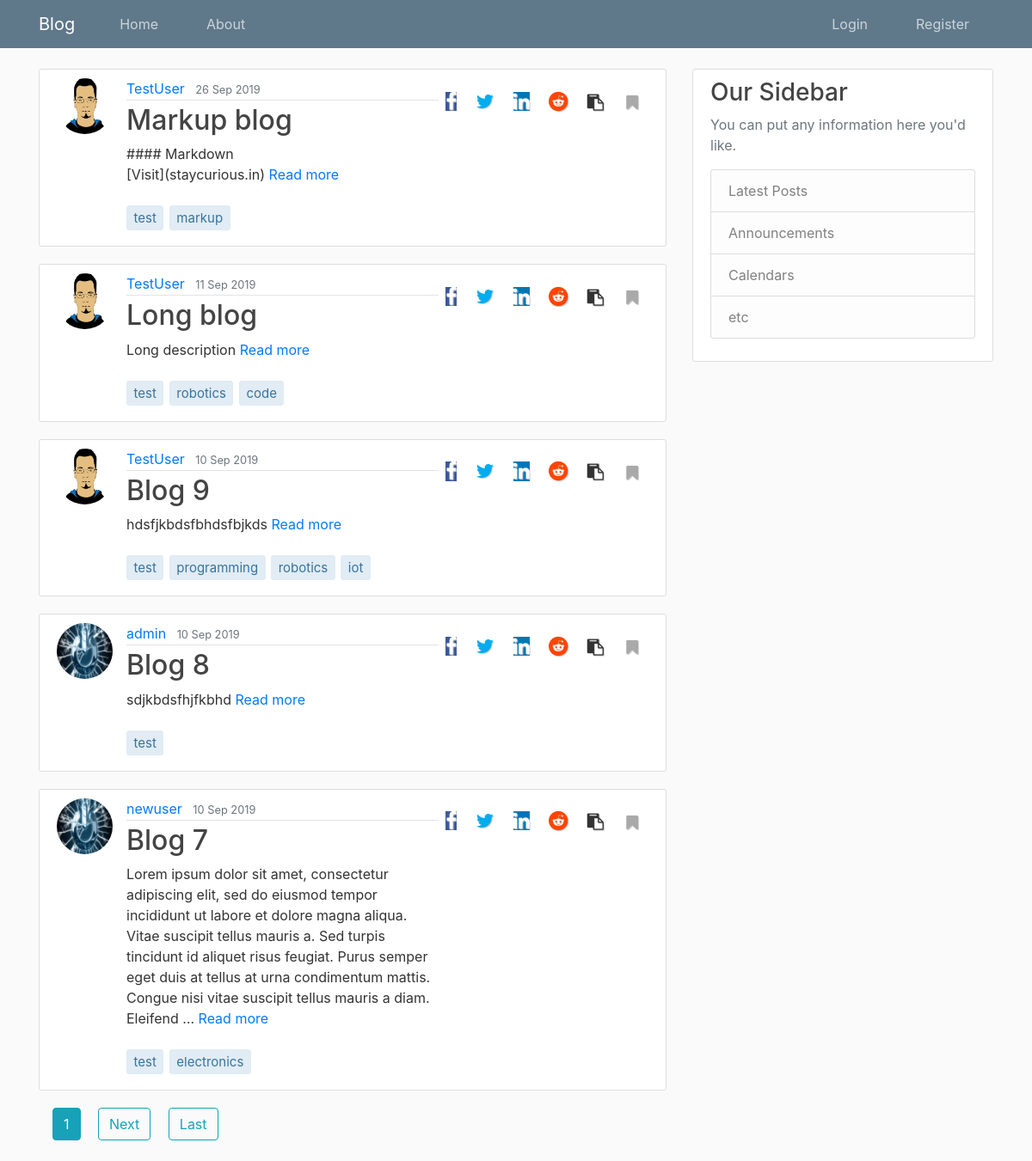
Page /blog/ on the earlier database version.
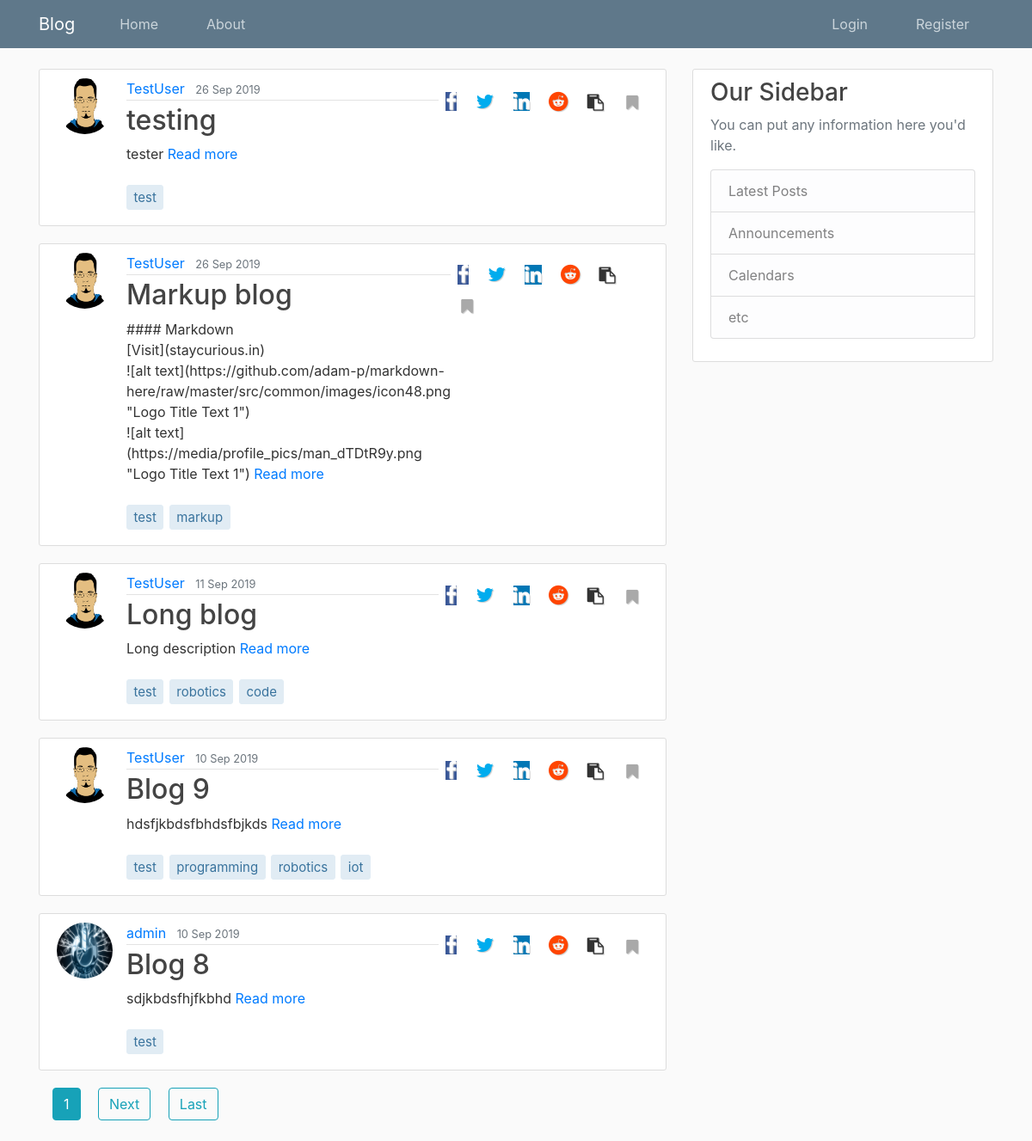
Same page on the later database version.
### Blog/models.py (models this page shows, shortened)
class Post(models.Model):
    title = models.CharField(help_text='Try to keep the title short, within 80 characters.', max_length=80, unique=True)
    slug = models.SlugField(default='', max_length=80)
    content = MarkupField(help_text=('This field supports all markup formatting'),
                        default='',
                        default_markup_type='markdown',
                        )
    tags = models.CharField(help_text='Enter tags separated by spaces. Do not enter more than 5 tags', max_length=80, default='', blank=True)
    date_posted = models.DateTimeField(default=timezone.now)
    last_updated = models.DateTimeField(auto_now=True)
    author = models.ForeignKey(User, null=True, on_delete=models.SET_NULL)
    publish = models.BooleanField(default=False)
    def get_tags_list(self):
        return self.tags.split()

### Users/models.py (models this page shows, shortened)
class Profile(models.Model):
    user = models.OneToOneField(User, on_delete=models.CASCADE)
    bio = models.CharField(null=True, max_length=140, blank=True)
    image = models.ImageField(default='default.jpg', upload_to='profile_pics', blank=True)
    public = models.BooleanField(default=False)
    website = models.CharField(null=True, blank=True, max_length=80)
    location = models.CharField(null=True, max_length=200, blank=True)
    join_date = models.DateTimeField(auto_now_add=True)
    bookmarked_posts = models.ManyToManyField(Post)

### Blog/views.py (the view)
# urls.py: path('', PostListView.as_view(), name='home'),
class PostListView(ListView):
    template_name = 'Blog/home.html'   # <app>/<model>_<viewtype>.html
    context_object_name = 'posts'
    paginate_by = 5
    def get_queryset(self):
        return Post.objects.filter(publish=True).order_by('-date_posted')
    def get_context_data(self, **kwargs):
        context = super(PostListView, self).get_context_data(**kwargs)
        if self.request.user.is_authenticated:
            context['profile'] = self.request.user.profile
        return context

### Blog/templates/Blog/home.html
{% extends "Blog/base.html" %}
{% block content %}
{% include "post_list.html" %}
{% include "paginate.html" %}
{% endblock content %}

### Blog/templates/post_list.html (shortened to what this page needs)
{% for post in posts %}
<div class="media content-section">
    <img class="rounded-circle article-img" src="{{ post.author.profile.image.url }}">
    <div class="media-body">
        <div class="article-metadata">
            <a class="mr-2" href="{% url 'Blog:user-posts' post.author.username %}">{{ post.author }}</a>
            <small class="text-muted">{{ post.date_posted|date:"j M Y" }}</small>
        </div>
        <h2><a class="article-title" href="{% url 'Blog:post-detail' post.slug %}">{{ post.title }}</a></h2>
        <p class="article-short-des">{{ post.content|truncatewords_html:'50' }}&nbsp<span><a href="{% url 'Blog:post-detail' post.slug %}">Read more</a></p>
        {% include "post_tags.html" %}
    </div>
{% include "share.html" %}
</div>
{% endfor %}

### Blog/templates/post_tags.html
{% for tag in post.get_tags_list %}
    <a href="{% url 'Blog:tagged' tag%}"><p class="article-tags">{{ tag }}</p></a>
{% endfor %}

### Blog/templates/share.html
{% with domain='https://staycurious.in' %}
<ul class="list-unstyled share-icon mt-2 mb-2 float-right">
    {% url 'Blog:post-detail' post.slug as link %}
    {% with domain|add:link as link %}
        <li><a href="http://www.facebook.com/sharer.php?u={{link}}" rel="nofollow noopener noreferrer" target="_blank"><i class="fa fa-facebook ml-2 mr-2"></i></a></li>
        <li><a href="http://www.twitter.com/share?text={{object.title}}&url={{link}}" rel="nofollow noopener noreferrer" target="_blank"><i class="fa fa-twitter ml-2 mr-2"></i></a></li>
        <li><a href="http://www.linkedin.com/shareArticle?mini=true&url={{link|urlencode:''}}&title={{object.title|urlencode}}&source=StayCurious-Blog" rel="nofollow noopener noreferrer" target="_blank" ><i class="fa fa-linkedin ml-2 mr-2"></i></a></li>
        <li><a href="http://www.reddit.com/submit?url={{link}}post-to-reddit-via-url&titile={{object.title|urlencode}}" rel="nofollow noopener noreferrer" target="_blank"><i class="fa fa-reddit ml-2 mr-2"></i></a></li>
        <li><a class="copy" data-text={{link}} title="Copy link"><i class="fa fa-clipboard ml-2 mr-2"></i></a></li>
        {% if post.id in profile.get_bookmarked_posts %}
        <li><a id="unbookmark" class="btn bookmark" data-post={{post.slug}} data-url={% url 'Blog:bookmark-post'%} title="Remove from bookmark"><i class="fa fa-bookmark" style="color:steelblue"></i></a></li>
        {% else %}
        <li><a id="bookmark" class="btn bookmark" data-post={{post.slug}} data-url={% url 'Blog:bookmark-post'%} title="Bookmark this post"><i class="fa fa-bookmark" style="color:darkgrey"></i></a></li>
        {% endif %}
    {% endwith %}
</ul>
{% endwith %}

Differences in the rows shown:
no longer on this page (row edited): Post: author.profile.image (placeholder picture), author "newuser", date_posted "10 Sep 2019", title "Blog 7", content "Lorem ipsum dolor sit amet, consectetur adipiscing elit, sed do eiusmod tempor incididunt ut labore et dolore magna aliqua. Vitae suscipit tellus mauris a. Sed turpis tincidunt id aliquet risus feugiat. Purus semper eget duis at tellus at urna condimentum mattis. Congue nisi vitae suscipit tellus mauris a diam. Eleifend …", get_tags_list "test" "electronics"
added Post: author.profile.image (picture), author "TestUser", date_posted "26 Sep 2019", title "testing", content "tester", get_tags_list "test"
changed Post "Markup blog": content "#### Markdown [Visit](staycurious.in)" → "#### Markdown [Visit](staycurious.in) ![alt text](https://github.com/adam-p/markdown-here/raw/master/src/common/images/icon48.png \"Logo Title Text 1\") ![alt text](https://media/profile_pics/man_dTDtR9y.png \"Logo Title Text 1\")"
